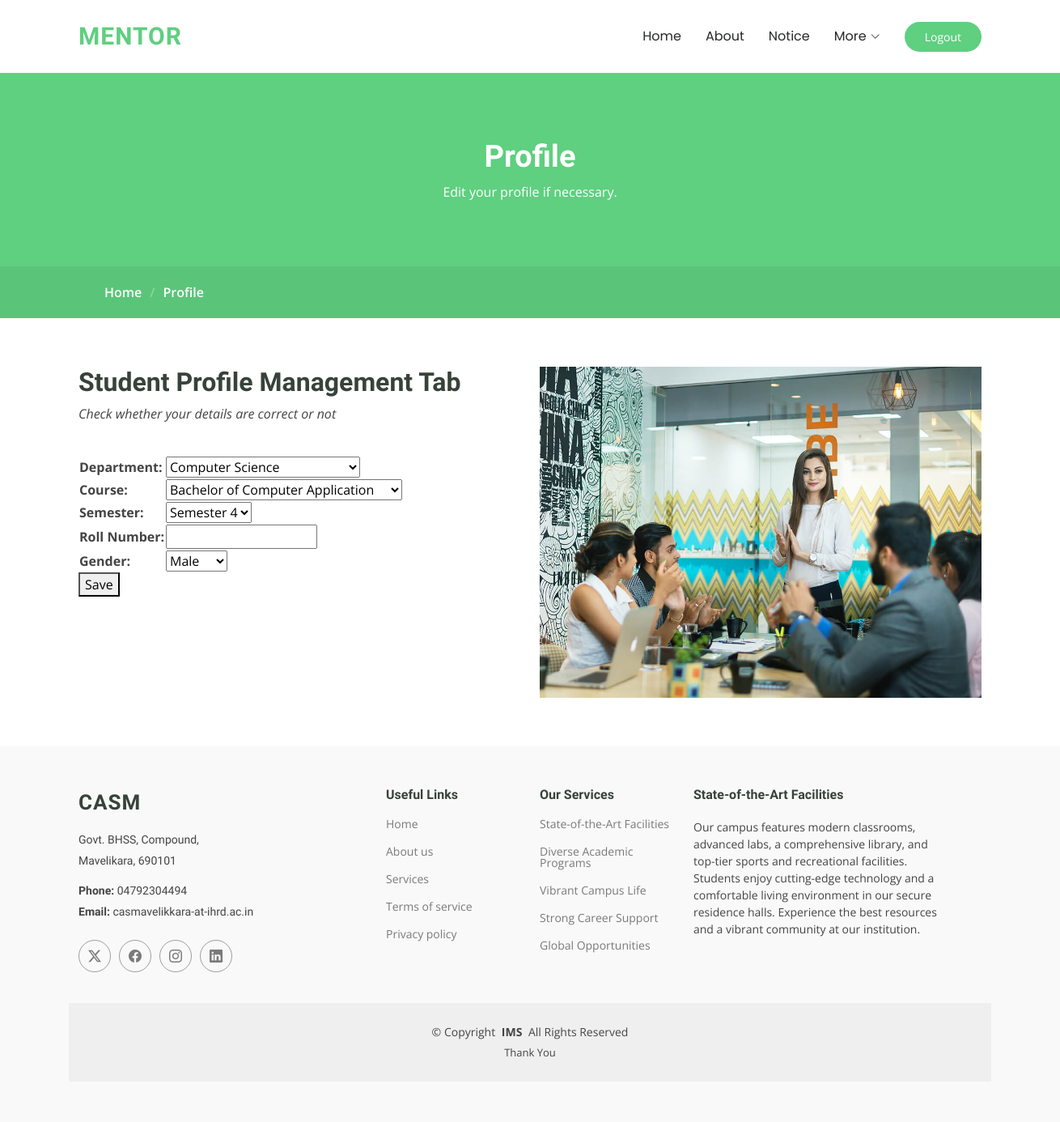
Screenshot of /profile/ (signed in) with the database file from the repository.
### account/models.py (models this page shows, shortened)
class StdProfile(models.Model):
    GENDER_CHOICES = [
        ('M', 'Male'),
        ('F', 'Female'),
    ]
    DEPT_CHOICES = [
        ('CS', 'Computer Science'),
        ('CM', 'Commerce and Management'),
        ('EL', 'Electronics'),
    ]
    SEM_CHOICES = [
        ('S1', 'Semester 1'),
        ('S2', 'Semester 2'),
        ('S3', 'Semester 3'),
        ('S4', 'Semester 4'),
        ('S5', 'Semester 5'),
        ('S6', 'Semester 6'),
    ]
    COURSE_CHOICES = [
        ('BCA', 'Bachelor of Computer Application'),
        ('CS', 'B.Sc. Computer Science'),
        ('ELC', 'B.Sc. Electronics'),
        ('TAX', 'B.COM. Taxation'),
        ('FIN', 'B.COM. Finance'),
        ('BBA', ' Bachelor of Business Administration'),
    ]
    user = models.OneToOneField(User, on_delete=models.CASCADE)
    department = models.CharField(max_length=2, choices=DEPT_CHOICES, default='CS')
    semester = models.CharField(max_length=2, choices=SEM_CHOICES, default='S4')
    course = models.CharField(max_length=3, choices=COURSE_CHOICES, default='BCA')
    roll_number = models.CharField(max_length=2)
    gender = models.CharField(max_length=1, choices=GENDER_CHOICES, default='M')

### account/views.py (the view)
# urls.py: path('profile/', views.profile_view,name='profile'),
@login_required(login_url='login')
def profile_view(request):
    user_profile, created = StdProfile.objects.get_or_create(user=request.user)
    if request.method == 'POST':
        frmp = StdProfileForm(request.POST, instance=user_profile)
        if frmp.is_valid():
            frmp.save()
            return redirect('home')  # Redirect to the profile page after saving
    else:
        frmp = StdProfileForm(instance=user_profile)
    return render(request, 'profile.html', {'frmp': frmp})

### account/forms.py
class StdProfileForm(forms.ModelForm):
    class Meta:
        model = StdProfile
        fields = ['department', 'semester','course', 'gender','roll_number']

### account/templates/profile.html (shortened to what this page needs)
<!DOCTYPE html>
{% load static %}
<html lang="en">
<head>
  <link href="{% static 'assets/vendor/bootstrap/css/bootstrap.min.css' %}" rel="stylesheet">
  <link href="{% static 'assets/vendor/bootstrap-icons/bootstrap-icons.css' %}" rel="stylesheet">
  <link href="{% static 'assets/vendor/aos/aos.css' %}" rel="stylesheet">
  <link href="{% static 'assets/vendor/glightbox/css/glightbox.min.css' %}" rel="stylesheet">
  <link href="{% static 'assets/vendor/swiper/swiper-bundle.min.css' %}" rel="stylesheet">
  <link href="{% static 'assets/css/main.css' %}" rel="stylesheet">
</head>
<body class="about-page">
  <header id="header" class="header d-flex align-items-center sticky-top">
    <div class="container-fluid container-xl position-relative d-flex align-items-center">
      <a href="index.html" class="logo d-flex align-items-center me-auto">
        <h1 class="sitename">Mentor</h1>
      </a>
      <nav id="navmenu" class="navmenu">
        <ul>
          <li><a href="{% url 'home' %}" >Home<br></a></li>
          <li><a href="{% url 'about' %}">About</a></li>
          <li><a href="{% url 'notice_view' %}">Notice</a></li>
          <li class="dropdown"><a href="#"><span>More</span> <i class="bi bi-chevron-down toggle-dropdown"></i></a>
          </li>
        </ul>
      </nav>
      <a class="btn-getstarted" href="{% url 'logout' %}" >Logout</a>
    </div>
  </header>
  <main class="main">
    <div class="page-title" data-aos="fade">
      <div class="heading">
        <div class="container">
          <div class="row d-flex justify-content-center text-center">
            <div class="col-lg-8">
              <h1>Profile<br></h1>
              <p class="mb-0">Edit your profile if necessary.</p>
            </div>
          </div>
        </div>
      </div>
      <nav class="breadcrumbs">
        <div class="container">
          <ol>
            <li><a href="{% url 'home' %}">Home</a></li>
            <li class="current">Profile<br></li>
          </ol>
        </div>
      </nav>
    </div>
    <section id="about-us" class="section about-us">
      <div class="container">
        <div class="row gy-4">
          <div class="col-lg-6 order-1 order-lg-2" data-aos="fade-up" data-aos-delay="100">
            <img src="{% static 'assets/img/about-2.jpg' %}" class="img-fluid" alt="">
          </div>
          <div class="col-lg-6 order-2 order-lg-1 content" data-aos="fade-up" data-aos-delay="200">
            <h3>Student Profile Management Tab</h3>
            <p class="fst-italic">
              Check whether your details are correct or not
            </p><br>
            <form>
            <table>
              <tr>
                <td><span><p><strong>Department:</strong></td>
                <td>{{ frmp.department }}</p></span></td>
              </tr>
              <tr>
                <td><span><p><strong>Course:</strong></td>
                <td>{{ frmp.course }}</p></span></td>
              </tr>
              <tr>
                <td><span><p><strong>Semester:</strong></td>
                <td>{{ frmp.semester }}</p></span></td>
              </tr>
              <tr>
                <td><span><p><strong>Roll Number:</strong></td>
                <td>{{ frmp.roll_number }}</p></span></td>
              </tr>
              <tr>
                <td><span><p><strong>Gender:</strong></td>
                <td>{{ frmp.gender }}</p></span></td>
              </tr>
            </table>
            <button> Save </button>
            </form>
          </div>
        </div>
      </div>
    </section>
  </main>
<footer id="footer" class="footer position-relative">
  <div class="container footer-top">
    <div class="row gy-4">
      <div class="col-lg-4 col-md-6 footer-about">
        <a href="index.html" class="logo d-flex align-items-center">
          <span class="sitename">CASM</span>
        </a>
        <div class="footer-contact pt-3">
          <p>Govt. BHSS, Compound,</p>
          <p>Mavelikara, 690101</p>
          <p class="mt-3"><strong>Phone:</strong> <span>04792304494</span></p>
          <p><strong>Email:</strong> <span>casmavelikkara-at-ihrd.ac.in</span></p>
        </div>
        <div class="social-links d-flex mt-4">
          <a href=""><i class="bi bi-twitter-x"></i></a>
          <a href=""><i class="bi bi-facebook"></i></a>
          <a href=""><i class="bi bi-instagram"></i></a>
          <a href=""><i class="bi bi-linkedin"></i></a>
        </div>
      </div>
      <div class="col-lg-2 col-md-3 footer-links">
        <h4>Useful Links</h4>
        <ul>
          <li><a href="#">Home</a></li>
          <li><a href="#">About us</a></li>
          <li><a href="#">Services</a></li>
          <li><a href="#">Terms of service</a></li>
          <li><a href="#">Privacy policy</a></li>
        </ul>
      </div>
      <div class="col-lg-2 col-md-3 footer-links">
        <h4>Our Services</h4>
        <ul>
          <li><a href="#">State-of-the-Art Facilities</a></li>
          <li><a href="#">Diverse Academic Programs</a></li>
          <li><a href="#">Vibrant Campus Life</a></li>
          <li><a href="#">Strong Career Support</a></li>
          <li><a href="#">Global Opportunities</a></li>
        </ul>
      </div>
      <div class="col-lg-4 col-md-12 footer-newsletter">
          <h4>State-of-the-Art Facilities</h4>
          Our campus features modern classrooms,<br> advanced labs, a comprehensive library, and <br>top-tier sports and
          recreational facilities. <br>Students enjoy cutting-edge technology and a comfortable living environment in our
          secure residence halls. Experience the best resources <br>and a vibrant community at our institution.
      </div>
    </div>
  </div>
  <div class="container copyright text-center mt-4">
    <p>© <span>Copyright</span> <strong class="px-1 sitename">IMS</strong> <span>All Rights Reserved</span></p>
    <div class="credits">
      <p>Thank You</p>
    </div>
  </div>
</footer>
</body>
</html>

### rows the page displays
StdProfile: department "Computer Science", course "Bachelor of Computer Application", semester "Semester 4", gender "Male"
